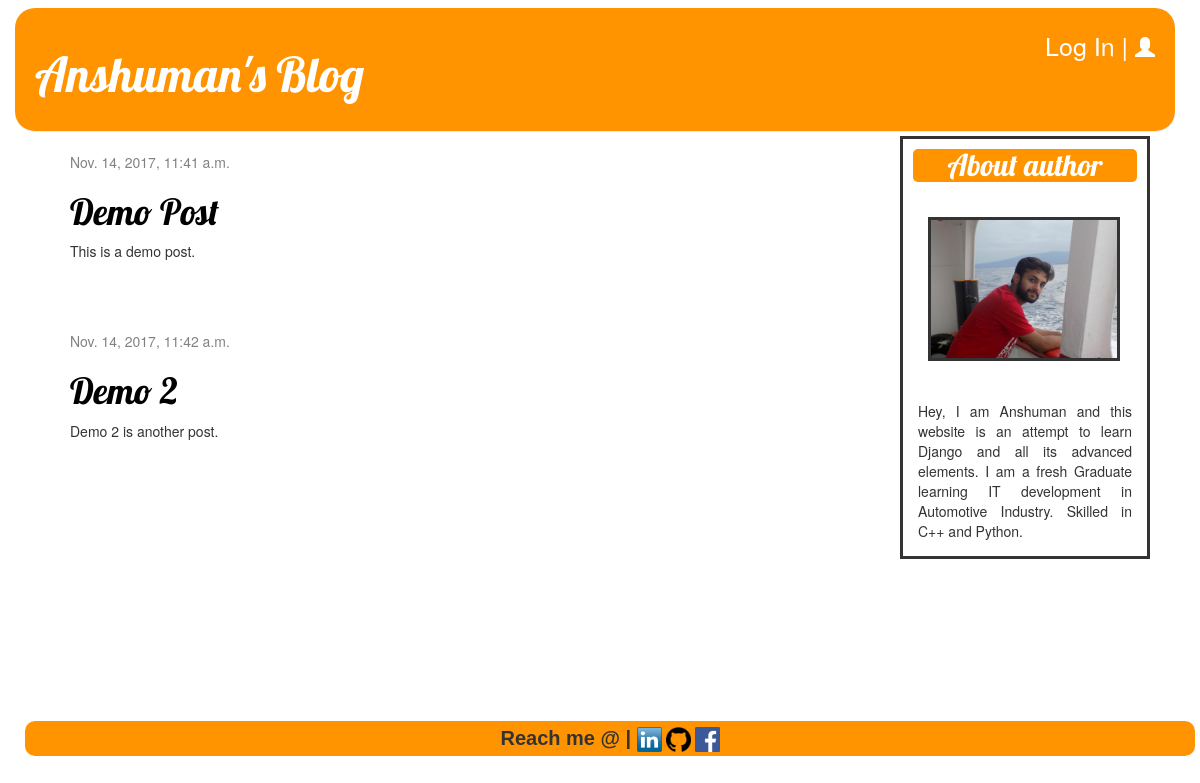
The app's page /, older data.
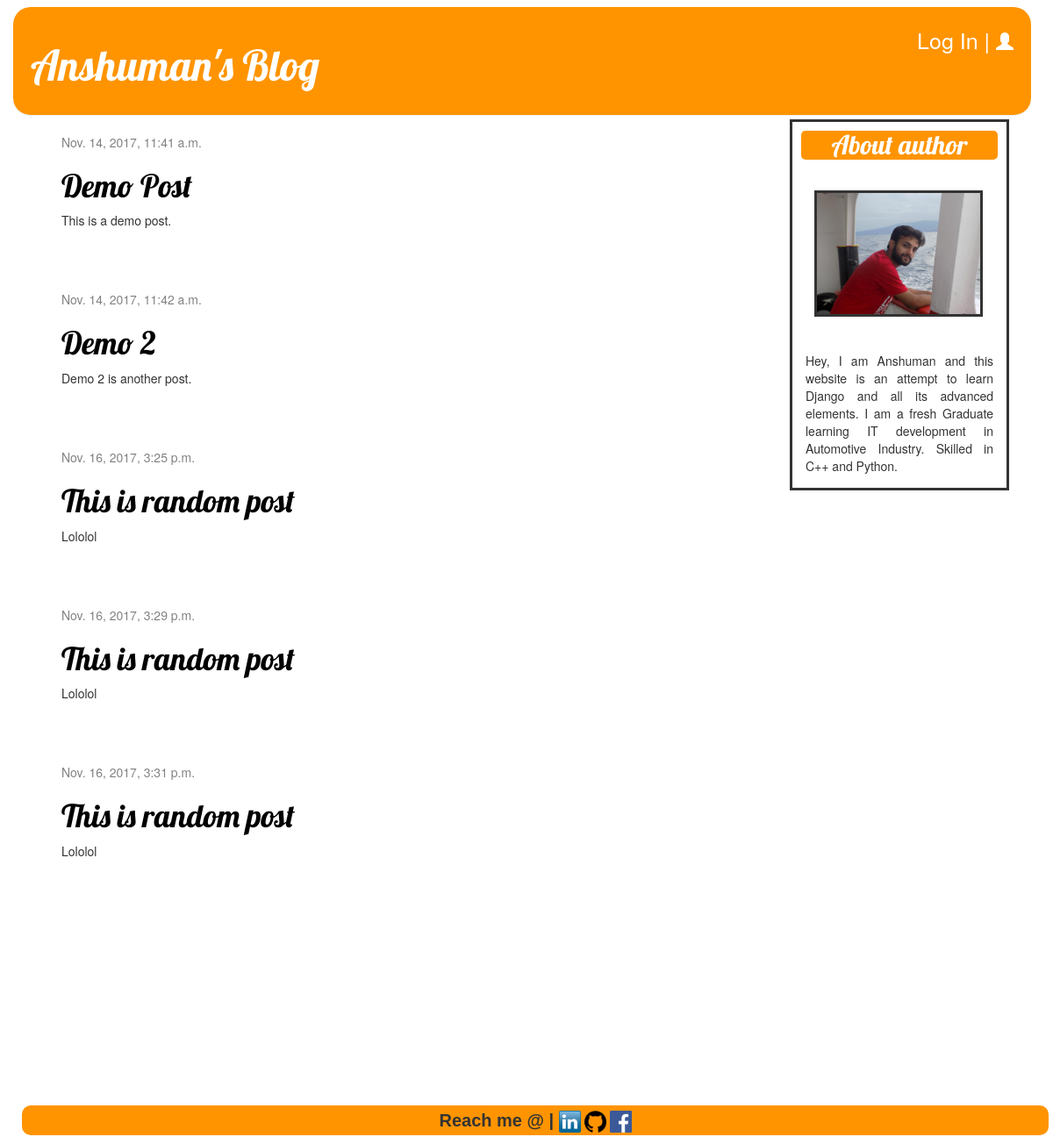
The same page, newer data.
### blog/models.py (models this page shows, shortened)
class Post(models.Model):
	author = models.ForeignKey('auth.User')
	title = models.CharField(max_length = 200)
	text = models.TextField()
	created_date = models.DateTimeField(default = timezone.now)
	published_date = models.DateTimeField(blank = True, null = True)

### blog/views.py (the view)
# urls.py: url(r'^$', views.post_list, name='post_list'),
def post_list(request):
	posts = Post.objects.filter(published_date__lte = timezone.now()).order_by('published_date')
	return render(request, 'blog/post_list.html', {'posts':posts})

### blog/templates/blog/post_list.html
{% extends 'blog/base.html' %}
{% block content %}
    {% for post in posts %}
        <div class="post">
            <div class="date">
                {{ post.published_date }}
            </div>
			<h1><a href="{% url 'post_detail' pk=post.pk %}">{{ post.title }}</a></h1>
            <p>{{ post.text|linebreaksbr }}</p>
        </div>
    {% endfor %}
{% endblock %}

### blog/templates/blog/base.html (shortened to what this page needs)
{% load staticfiles %}
<html>
    <head>
        <link rel="stylesheet" href="//maxcdn.bootstrapcdn.com/bootstrap/3.2.0/css/bootstrap.min.css">
        <link rel="stylesheet" href="//maxcdn.bootstrapcdn.com/bootstrap/3.2.0/css/bootstrap-theme.min.css">
        <link rel="stylesheet" href="{% static 'css/blog.css' %}">
    </head>
   <body>
	    <div class="page-header">
	    	{% if user.is_authenticated %}
	    		<a href="{% url 'post_new' %}" class="top-menu" style = "font-size:25px;">Add post | <span class="glyphicon glyphicon-plus"></span></a>
	    	{% else %}
	    		<a href="/admin" style = "float:right; weight:10px; font-size:25px; color:#ffffff">Log In | <span class = "glyphicon glyphicon-user"></span></a>
	    	{% endif %}
	        <h1><a href="/">Anshuman's Blog</a></h1>
	        <div class = "rightside">
	    	<h2><center>About author</center></h2>
	    	<img src="{% static "img/anshuman.jpg" %}" height = "144" width = "192">
	    	<p>Hey, I am Anshuman and this website is an attempt to learn Django and all its advanced elements. I am a fresh Graduate learning IT development in Automotive Industry. Skilled in C++ and Python.</p>
	    </div>
	    </div>
	    <div class="content container">
	        <div class="row">
	            <div class="col-md-8">
	            {% block content %}
	            {% endblock %}
	            </div>
	        </div>
	    </div>
	    <div style = "height:200px;"></div>
	    <div class = "footer">
	    	<span class = "foot">Reach me @ | </span>
	    	<span class = "foot"><a href="https://www.linkedin.com/in/anshuman-tiwari-37324378/"><img src="{% static "img/linkedin.png"%}" height = "25" width = "25"></a></span>
	    	<span class = "foot"><a href="https://github.com/tiwansh"><img src="{% static "img/github.png"%}" height = "25" width = "25"></a></span>
	    	<span class = "foot"><a href="https://facebook.com/anshuman.tiwari.33"><img src="{% static "img/facebook.png"%}" height = "25" width = "25"></a></span>
	    </div>
	</body>
</html>

### blog/static/css/blog.css (style rules this page uses)
html { position: relative; min-height: 100%; }
h1 a { color : red; font-family: 'Lobster'; }
body { padding-left: 15px; padding-right: 15px; }
.page-header { background-color: #ff9400; margin-top: 8px; margin-right: 10px; padding: 20px 20px 20px 20px; border-radius:20px; top: 0px; left:20px; right:20px; }
.page-header h1, .page-header h1 a, .page-header h1 a:visited, .page-header h1 a:active { color: #ffffff; font-size: 36pt; text-decoration: none; }
.content { margin-left: 40px; }
h1, h2, h3, h4 { font-family: 'Lobster', cursive; }
.date { color: #828282; }
.post { margin-bottom: 70px; }
.post h1 a, .post h1 a:visited { color: #000000; }
.footer { background: #ff9400; text-align: center; border-radius: 10px; margin: 10px; padding: 3px; z-index:-1; clear: both; bottom:0; position: relative; width: 100%; overflow: hidden; }
span { font-family: 'Helvetica'; font-weight: bold; font-size: 20px; }
.rightside { margin:25px; margin-right:50px; padding: ; right: 0; position: fixed; z-index: 1; border-style:solid; border-width: 3px; width: 250; height:auto; }
.rightside h2 { background-color: #ff9400; border-radius: 5px; color:#ffffff; margin: 10px; text-indent: center; }
.rightside img { margin:25px; border-style: solid; border-width: 3px; }
.rightside p { margin:15px; text-align: justify; }

Row changes from the older to the newer data that the page shows:
added Post: published_date "Nov. 16, 2017, 3:25 p.m.", title "This is random post", text "Lololol"
added Post: published_date "Nov. 16, 2017, 3:29 p.m.", title "This is random post", text "Lololol"
added Post: published_date "Nov. 16, 2017, 3:31 p.m.", title "This is random post", text "Lololol"
